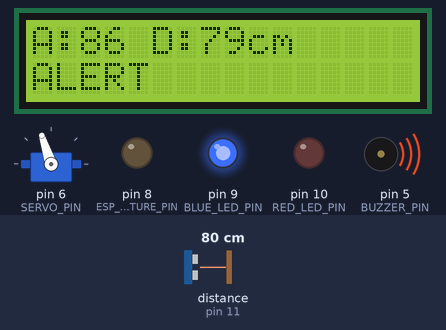
Bench run of a sketch on a simulated Arduino Uno, built with avr-gcc and run on an emulated ATmega328P. Shown: servo, 16×2 character LCD, output pins drawn as LEDs (lit = HIGH), buzzer (waves = sounding). Wiring (inferred from the names in the program): ultrasonic range finder: trigger pin 13; echo pin 11. The inputs (shaded band) are chosen by the test bench; at power-on: distance to the obstacle (sensor on pin 11) 80 cm. The echo pulse lasts 58.3 µs per cm; the modem accepts every AT command (registered, SIM ready, sends succeed) and sends nothing else; pins used as bus, display or sensor lines are not drawn; what the sketch prints to the serial monitor is not drawn.

Above: at 3.3 s.
3.4 s: distance to the obstacle (sensor on pin 11) set to 2 cm
At 3.79 s:
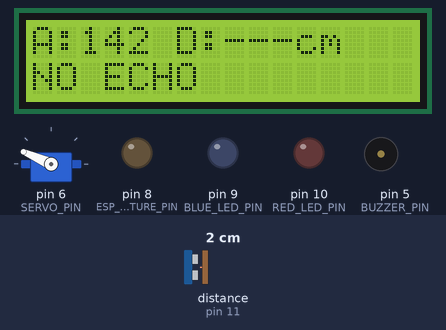
6.0 s: distance to the obstacle (sensor on pin 11) set to 9 cm
At 6.7 s:
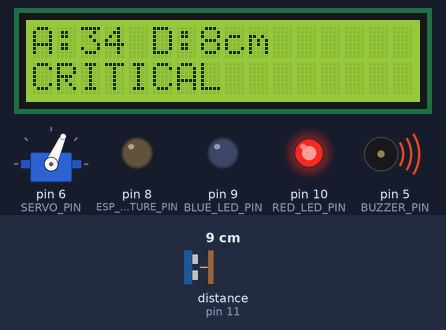
8.3 s: distance to the obstacle (sensor on pin 11) set to 60 cm
At 8.97 s:
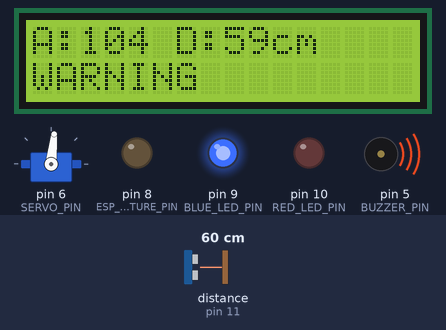
10.9 s: distance to the obstacle (sensor on pin 11) set to 120 cm
At 11.38 s:
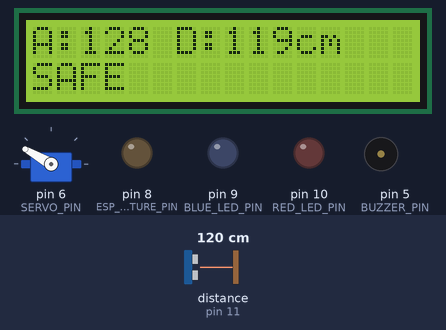
13.3 s: distance to the obstacle (sensor on pin 11) set to 18 cm
At 15.03 s:
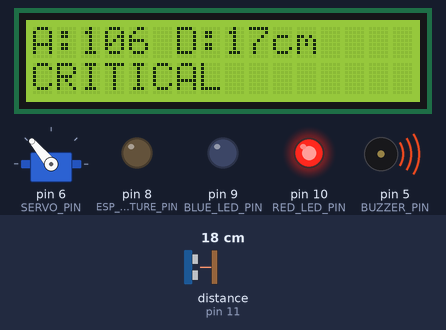
16.3 s: distance to the obstacle (sensor on pin 11) set to 250 cm
At 16.58 s:
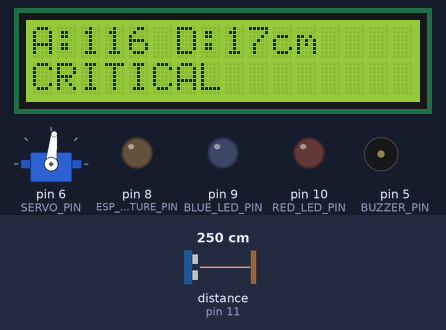
Timing chart, 0 to 24.5 s (numbered marks = the images above; inputs shaded):
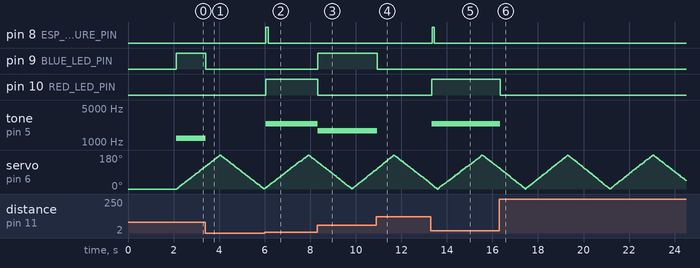

The sketch:

radar_system_fixed__2_.ino
```cpp
// =====================================================================
// نظام رادار استشعار ذكي - نسخة مُصلّحة (بدون أي delay() في التنفيذ)
// =====================================================================

#include <Servo.h>
#include <SoftwareSerial.h>
#include <LiquidCrystal_I2C.h>

// ----- تعريف المنافذ -----
#define TRIG_PIN     13
#define ECHO_PIN     11
#define SERVO_PIN    6
#define BUZZER_PIN   5
#define BLUE_LED_PIN 9
#define RED_LED_PIN  10
#define SIM_RX_PIN   2
#define SIM_TX_PIN   3
#define ESP_CAPTURE_PIN 8
// ملاحظة: ESP32-CAM أصبح متصلاً بـ D0(RX)/D1(TX) — وهما منفذا Serial الأساسي
// نفسه (نفس خط USB/COM3)، وليسا منفذين منفصلين، لذا لا حاجة لتعريفهما هنا
// ولا لكائن SoftwareSerial خاص بهما. راجع التحذير في الشرح المرفق حول
// ضرورة استخدام خافض جهد (Level Shifter) بين TX (5V) وRX ESP32-CAM (3.3V).

// ----- كائنات النظام -----
Servo radarServo;
SoftwareSerial sim800l(SIM_RX_PIN, SIM_TX_PIN);
LiquidCrystal_I2C lcd(0x27, 16, 2);

// ----- ثوابت المسافات -----
const int SAFE_MIN = 101;
const int INITIAL_ALERT_MIN = 71;
const int WARNING_MIN = 51;
const int CRITICAL_MAX = 50;

// ----- ثوابت التوقيت -----
const unsigned long SERVO_INTERVAL = 20;
const unsigned long MEASURE_INTERVAL = 100;
const unsigned long LCD_INTERVAL = 300;

// ----- متغيرات -----
int currentAngle = 0;
bool forward = true;
unsigned long lastServoTime = 0;
unsigned long lastMeasureTime = 0;
unsigned long lastLcdTime = 0;

long lastDistance = -1;
String lastStatus = "WAITING";

// منع التكرار
bool dangerEventSent = false;

// رقم الهاتف
const char PHONE_NUMBER[] = "+967712090747";
const char SMS_TEXT[] = "Danger! Intruder Detected!";

// =====================================================================
// آلة حالة إرسال الـ SMS (غير-blocking بديلة عن delay)
// =====================================================================
enum SmsStep { SMS_IDLE, SMS_STEP1_MODE, SMS_STEP2_NUMBER, SMS_STEP3_SENDING };
SmsStep smsStep = SMS_IDLE;
unsigned long smsStepTime = 0;

void startSMS() {
  if (smsStep == SMS_IDLE) {
    sim800l.println("AT+CMGF=1");
    smsStep = SMS_STEP1_MODE;
    smsStepTime = millis();
    Serial.println("📱 SMS: بدء الإرسال...");
  }
}

void updateSMS() {
  if (smsStep == SMS_IDLE) return;
  unsigned long elapsed = millis() - smsStepTime;

  switch (smsStep) {
    case SMS_STEP1_MODE:
      if (elapsed >= 500) {
        sim800l.print("AT+CMGS=\"");
        sim800l.print(PHONE_NUMBER);
        sim800l.println("\"");
        smsStep = SMS_STEP2_NUMBER;
        smsStepTime = millis();
      }
      break;

    case SMS_STEP2_NUMBER:
      if (elapsed >= 1000) {
        sim800l.print(SMS_TEXT);
        sim800l.write(26); // Ctrl+Z لإنهاء الرسالة
        smsStep = SMS_STEP3_SENDING;
        smsStepTime = millis();
      }
      break;

    case SMS_STEP3_SENDING:
      if (elapsed >= 5000) {
        smsStep = SMS_IDLE;
        Serial.println("📱 SMS: تم الإرسال");
      }
      break;

    default:
      smsStep = SMS_IDLE;
      break;
  }
}

// =====================================================================
// آلة حالة إرسال نبضة Capture (غير-blocking بديلة عن delay)
// =====================================================================
bool captureActive = false;
unsigned long captureStartTime = 0;

void startCapture() {
  digitalWrite(ESP_CAPTURE_PIN, HIGH);
  captureStartTime = millis();
  captureActive = true;
}

void updateCapture() {
  if (captureActive && (millis() - captureStartTime >= 100)) {
    digitalWrite(ESP_CAPTURE_PIN, LOW);
    captureActive = false;
  }
}

// =====================================================================
// قياس المسافة (مع تجاهل المنطقة العمياء)
// =====================================================================

long measureDistance() {
  digitalWrite(TRIG_PIN, LOW);
  delayMicroseconds(2);
  digitalWrite(TRIG_PIN, HIGH);
  delayMicroseconds(10);
  digitalWrite(TRIG_PIN, LOW);

  long duration = pulseIn(ECHO_PIN, HIGH, 30000);
  if (duration == 0) return -1;

  long distance = (duration * 0.0343) / 2.0;

  if (distance < 5) {
    return -1;
  }

  return distance;
}

// =====================================================================
// تحديد المنطقة
// =====================================================================

String getZone(long distance) {
  if (distance > 100) return "SAFE";
  else if (distance >= 71) return "ALERT";
  else if (distance >= 51) return "WARNING";
  else return "CRITICAL";
}

// =====================================================================
// تحديث LCD
// =====================================================================

void updateLCD(int angle, long distance, String status) {
  lcd.clear();
  lcd.setCursor(0, 0);
  lcd.print("A:");
  lcd.print(angle);
  lcd.print(" D:");
  if (distance < 0) lcd.print("---");
  else lcd.print(distance);
  lcd.print("cm");

  lcd.setCursor(0, 1);
  lcd.print(status);
}

// =====================================================================
// تحديث الإنذار
// =====================================================================

void updateAlert(unsigned long now, String status) {
  digitalWrite(BLUE_LED_PIN, (status == "ALERT" || status == "WARNING") ? HIGH : LOW);
  digitalWrite(RED_LED_PIN, (status == "CRITICAL") ? HIGH : LOW);

  if (status == "CRITICAL") {
    tone(BUZZER_PIN, 2400);
  } else if (status == "WARNING") {
    tone(BUZZER_PIN, 1700);
  } else if (status == "ALERT") {
    tone(BUZZER_PIN, 1200);
  } else {
    noTone(BUZZER_PIN);
  }
}

// =====================================================================
// إرسال البيانات عبر Serial (D0/D1)
// يصل هذا البث في آنٍ واحد إلى: (1) واجهة Processing عبر USB/COM3
// و(2) ESP32-CAM الموصول فعليًا بنفس D0/D1 (عبر خافض جهد إلزامي)
// =====================================================================

void sendData(int angle, long distance, String status) {
  Serial.print(angle);
  Serial.print(",");
  Serial.print(distance);
  Serial.print(",");
  Serial.println(status);
}

// =====================================================================
// الإعداد الأولي
// =====================================================================

void setup() {
  Serial.begin(115200);
  sim800l.begin(9600);

  pinMode(TRIG_PIN, OUTPUT);
  pinMode(ECHO_PIN, INPUT);
  pinMode(BUZZER_PIN, OUTPUT);
  pinMode(BLUE_LED_PIN, OUTPUT);
  pinMode(RED_LED_PIN, OUTPUT);
  pinMode(ESP_CAPTURE_PIN, OUTPUT);

  digitalWrite(BLUE_LED_PIN, LOW);
  digitalWrite(RED_LED_PIN, LOW);
  digitalWrite(ESP_CAPTURE_PIN, LOW);
  noTone(BUZZER_PIN);

  radarServo.attach(SERVO_PIN);
  radarServo.write(0);

  lcd.init();
  lcd.backlight();
  lcd.print("Smart Radar");
  lcd.setCursor(0, 1);
  lcd.print("Initializing...");
  delay(2000); // مقبول هنا لأنه قبل بدء loop() فقط

  Serial.println("📡 System Ready");
  Serial.println("📱 SMS will be sent to: " + String(PHONE_NUMBER));

  lcd.clear();
  lcd.print("System Ready");
  lcd.setCursor(0, 1);
  lcd.print("Scanning...");
}

// =====================================================================
// الحلقة الرئيسية - بدون أي delay() إطلاقًا
// =====================================================================

void loop() {
  unsigned long now = millis();

  // ----- 1. تحريك السيرفو (كل 20ms) -----
  if (now - lastServoTime >= SERVO_INTERVAL) {
    lastServoTime = now;
    radarServo.write(currentAngle);

    if (forward) {
      currentAngle += 2;
      if (currentAngle >= 180) { currentAngle = 180; forward = false; }
    } else {
      currentAngle -= 2;
      if (currentAngle <= 0) { currentAngle = 0; forward = true; }
    }
  }

  // ----- 2. قياس المسافة (كل 100ms) -----
  if (now - lastMeasureTime >= MEASURE_INTERVAL) {
    lastMeasureTime = now;

    long distance = measureDistance();
    lastDistance = distance;

    String status = (distance < 0) ? "NO ECHO" : getZone(distance);
    lastStatus = status;

    updateAlert(now, status);

    // معالجة الخطر (مرة واحدة، وبدون توقف التنفيذ)
    if (status == "CRITICAL" && !dangerEventSent) {
      dangerEventSent = true;
      startSMS();      // ← غير-blocking الآن
      startCapture();  // ← غير-blocking الآن
    }
    if (status != "CRITICAL") {
      dangerEventSent = false;
    }

    sendData(currentAngle, distance, status);  // → يصل لـ Processing (COM3) وESP32-CAM معًا عبر D0/D1

    Serial.print("📡 A:");
    Serial.print(currentAngle);
    Serial.print(" D:");
    Serial.print(distance);
    Serial.print(" S:");
    Serial.println(status);
  }

  // ----- 3. تحديث LCD (كل 300ms) -----
  if (now - lastLcdTime >= LCD_INTERVAL) {
    lastLcdTime = now;
    updateLCD(currentAngle, lastDistance, lastStatus);
  }

  // ----- 4. تحديث آلات الحالة غير-blocking (يجب استدعاؤها كل دورة) -----
  updateSMS();
  updateCapture();
}
```

Measured:
- after the input at 3.4 s, pin 9 (BLUE_LED_PIN): HIGH → LOW at once; tone on pin 5 (BUZZER_PIN): 1200 Hz → silent at once; the display: changes after 0.24 s (image 1)
- after the input at 6.0 s, pin 8 (ESP_CAPTURE_PIN): LOW → HIGH after 0.05 s, → LOW 0.10 s later; pin 10 (RED_LED_PIN): LOW → HIGH at once; tone on pin 5 (BUZZER_PIN): silent → 2400 Hz at once; the display: first differs from a run without the input after 0.36 s (image 2)
- after the input at 8.3 s, pin 9 (BLUE_LED_PIN): LOW → HIGH at once; pin 10 (RED_LED_PIN): HIGH → LOW at once; tone on pin 5 (BUZZER_PIN): 2400 Hz → 1700 Hz at once; the display: first changes after 0.22 s (image 3 shows a later state)
- after the input at 10.9 s, pin 9 (BLUE_LED_PIN): HIGH → LOW at once; tone on pin 5 (BUZZER_PIN): 1700 Hz → silent at once; the display: first differs from a run without the input after 0.34 s (image 4)
- after the input at 13.3 s, pin 8 (ESP_CAPTURE_PIN): LOW → HIGH after 0.05 s, → LOW 0.10 s later; pin 10 (RED_LED_PIN): LOW → HIGH at once; tone on pin 5 (BUZZER_PIN): silent → 2400 Hz at once; the display: first differs from a run without the input after 0.36 s (image 5 shows a later state)
- after the input at 16.3 s, pin 10 (RED_LED_PIN): HIGH → LOW after 0.05 s; tone on pin 5 (BUZZER_PIN): 2400 Hz → silent after 0.05 s
